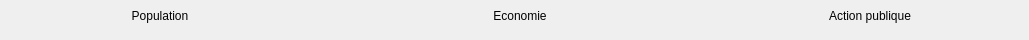
                 <widget class="QWidget" name="db_amenagement">
                  <widget class="QLabel" name="label_35">
                   <property name="geometry">
                    <rect>
                     <x>370</x>
                     <y>0</y>
                     <width>300</width>
                     <height>31</height>
                    </rect>
                   </property>
                   <property name="styleSheet">
                    <string notr="true">font: 75 18pt &quot;MS Shell Dlg 2&quot;;</string>
                   </property>
                   <property name="text">
                    <string>Economie</string>
                   </property>
                   <property name="alignment">
                    <set>Qt::AlignCenter</set>
                   </property>
                  </widget>
                  <widget class="QLabel" name="label_32">
                   <property name="geometry">
                    <rect>
                     <x>10</x>
                     <y>0</y>
                     <width>300</width>
                     <height>31</height>
                    </rect>
                   </property>
                   <property name="styleSheet">
                    <string notr="true">font: 75 18pt &quot;MS Shell Dlg 2&quot;;</string>
                   </property>
                   <property name="text">
                    <string>Population</string>
                   </property>
                   <property name="alignment">
                    <set>Qt::AlignCenter</set>
                   </property>
                  </widget>
                  <widget class="QLabel" name="label_33">
                   <property name="geometry">
                    <rect>
                     <x>720</x>
                     <y>0</y>
                     <width>300</width>
                     <height>31</height>
                    </rect>
                   </property>
                   <property name="styleSheet">
                    <string notr="true">font: 75 18pt &quot;MS Shell Dlg 2&quot;;</string>
                   </property>
                   <property name="text">
                    <string>Action publique</string>
                   </property>
                   <property name="alignment">
                    <set>Qt::AlignCenter</set>
                   </property>
                  </widget>
                 </widget>
